Frame 1 (no input): blank canvas, image omitted
Frame 60 (no input): blank canvas, image omitted
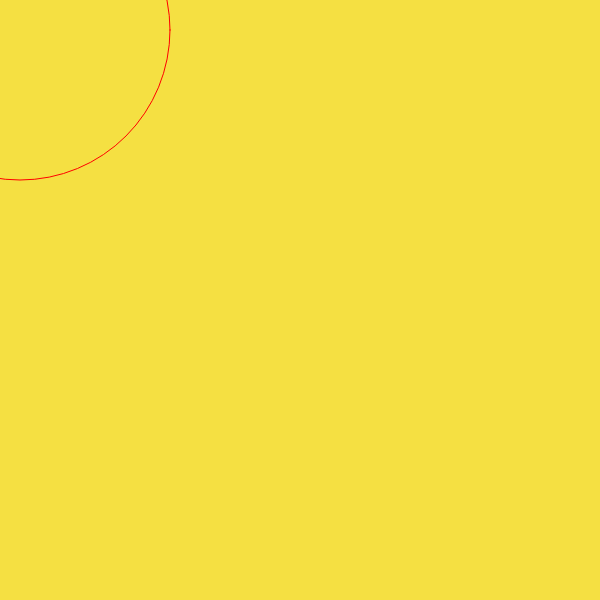
Frame 120 (the mouse pressed at the canvas centre since frame 60)

The p5.js sketch whose frames 1 and 60 were blank and that drew this single picture after the mouse press (run headless with seeded random() and noise() and a simulated clock; from frame 60 on, the mouse is pressed at the canvas centre):

// p5.js sketch
// ── sketch.js
//Code Snippet from Derrick McMillen https://replit.com/@demcrepl/p5js-Spirals?v=1

let backgroundcol;
let length = 100;

function setup() {
    backgroundcol = color(245, 224, 66);
    createCanvas(600, 600);
    stroke(245, 66, 173);
    noFill();
    background(backgroundcol);
}

function draw() {
    background(backgroundcol);
    if (mouseIsPressed) {
        stroke('red');
    } else {
        stroke('green');
    }
    ellipse(20, 30, mouseX, mouseY);
}
